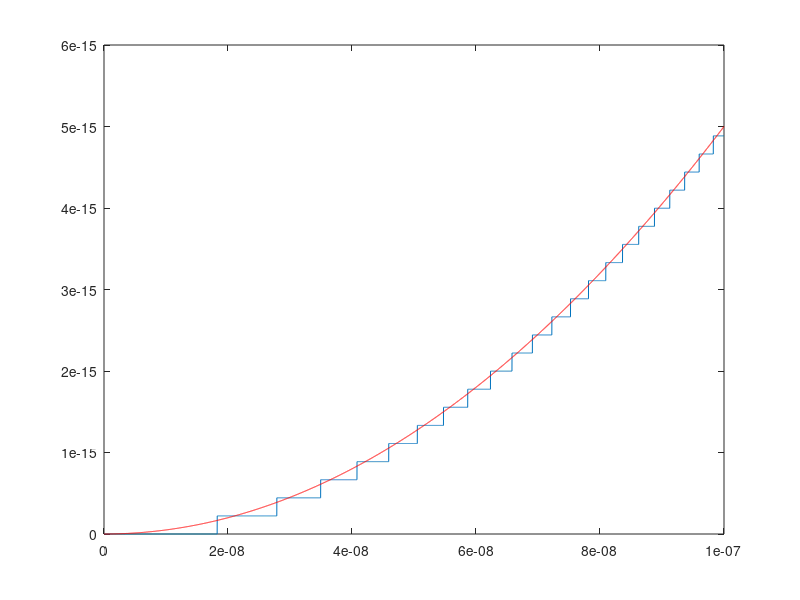

Reproduce this figure in MATLAB.
%% lab 6

% 2.1 - 2.2

n = -1074;

2^n;

%% 2.3

a = exp(1000);
a % inf
a + a % inf

1/a % 0

-a % -inf
a-a % NaN

%% 3.1
n = -51;
1 + 2^n;
eps(1);

%% 3.2

n = -51;
2 + 2^n;

eps(2)

%% 3.3

n = -50;
4 + 2^n;

%eps(2)

%% 4.1

s1 = 0; for k=1:100000, s1 = s1+1/k^4; end, p1=(90*s1)^(1/4);

s2 = 0; for k=100000:-1:1, s2 = s2+1/k^4; end, p2=(90*s2)^(1/4);

pi - p1;
pi - p2;
%% 4.3 
k=1:100000; p3=(90*sum(1./k.^4))^(1/4);
pi - p3

%% 5
x = [0:10^-11:10^-7];
y = sqrt(x.^2+1) - 1;
y2 = x.^2 ./(sqrt(x.^2 +1) +1);

figure
plot(x,y)
hold on
plot(x,y2, 'r')
hold off
